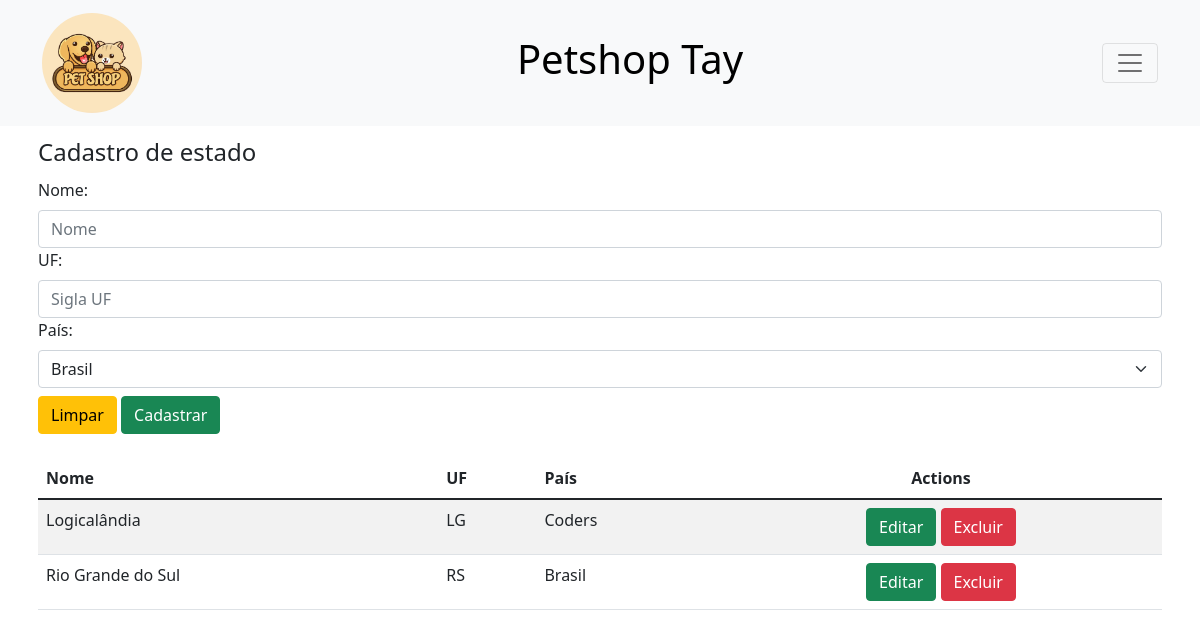
Screenshot of /view/FrmEstado.php with the database file from the repository.
### tables this page shows
CREATE TABLE `estado` (
  `id` int(11) NOT NULL,
  `nome` varchar(255) DEFAULT NULL,
  `uf` varchar(10) DEFAULT NULL,
  `id_pais` int(11) DEFAULT NULL
);

CREATE TABLE `pais` (
  `id` int(11) NOT NULL,
  `nome` varchar(255) DEFAULT NULL,
  `sigla` varchar(20) DEFAULT NULL
);

### DAO/Conexao.php (called while the page is built, shortened)
<?php
class Conexao{
    public static function abrir(){
        $banco = "petshoptay";
        $local = "localhost";
        $usuario = "root";
        $senha = "password";
        $conn = mysqli_connect($local, $usuario, $senha, $banco);
        if($conn){
            return $conn;
        }else{
            return NULL;
        }
    }
    public static function consultar($sql){
        $conn = self::abrir();
        if($conn){
            $result = mysqli_query($conn, $sql);
            return $result;
        }
        return NULL;
    }
}

### DAO/PaisDao.php (called while the page is built, shortened)
<?php
include_once "../DAO/Conexao.php";
include_once "../model/PaisModel.php";
class PaisDao{
    public static function buscar(){
        $sql = "SELECT id, nome, sigla FROM pais ORDER BY nome";
        $result = Conexao::consultar($sql);
        $lista = new ArrayObject();
        if($result != null){
            while(list($_id, $_nome, $_sigla) = mysqli_fetch_row($result)){
                $pais = new Pais();
                $pais->setId($_id);
                $pais->setNome($_nome);
                $pais->setSigla($_sigla);
                $lista->append($pais);
            }
        }
        return $lista;
    }
}

### model/PaisModel.php (called while the page is built, shortened)
<?php
class Pais
{
    private $id;
    private $nome;
    public function __construct($nome = NULL, $sigla = NULL){
        $this->nome = $nome;
    }
    public function getId(){
        return $this->id;
    }
    public function setId($id){
        $this->id = $id;
        return $this;
    }
    public function getNome(){
        return $this->nome;
    }
    public function setNome($nome){
        $this->nome = $nome;
        return $this;
    }
    public function setSigla($sigla){
        return $this;
    }
}

### DAO/EstadoDao.php (called while the page is built, shortened)
<?php
include_once "../DAO/Conexao.php";
include_once "../model/EstadoModel.php";
class EstadoDao
{
    public static function buscar()
    {
        $sql = "SELECT id, nome, uf, id_pais FROM estado ORDER BY nome";
        $result = Conexao::consultar($sql);
        $lista = new ArrayObject();
        if ($result != null) {
            while (list($_id, $_nome, $_uf, $_pais) = mysqli_fetch_row($result)) {
                $estado = new Estado();
                $estado->setId($_id);
                $estado->setNome($_nome);
                $estado->setUf($_uf);
                $estado->setPais($_pais);
                $lista->append($estado);
            }
        }
        return $lista;
    }
}

### model/EstadoModel.php (called while the page is built)
<?php
class Estado
{
    private $id;
    private $nome;
    private $uf;
    private $pais;
    public function __construct($nome = null, $uf = null, $pais = null)
    {
        $this->nome = $nome;
        $this->uf = $uf;
        $this->pais = $pais;
    }
    public function getId()
    {
        return $this->id;
    }
    public function setId($id)
    {
        $this->id = $id;
        return $this;
    }
    public function getNome()
    {
        return $this->nome;
    }
    public function setNome($nome)
    {
        $this->nome = $nome;
        return $this;
    }
    public function getUf()
    {
        return $this->uf;
    }
    public function setUf($uf)
    {
        $this->uf = $uf;
        return $this;
    }
    public function getPais()
    {
        return $this->pais;
    }
    public function setPais($pais)
    {
        $this->pais = $pais;
        return $this;
    }
}

### view/FrmEstado.php (the view, shortened to what this page needs)
<?php
$action = 'inserir';
include_once "../DAO/PaisDao.php";
include_once "../DAO/EstadoDao.php";
include_once "../model/EstadoModel.php";
$listaEstados = EstadoDao::buscar();
$listaPais = PaisDao::buscar();
?>
<!DOCTYPE html>
<html lang="pt-br">
<head>
    <link href="https://cdn.jsdelivr.net/npm/bootstrap@5.1.3/dist/css/bootstrap.min.css" rel="stylesheet">
</head>
<body>
    <header>
        <nav class="navbar navbar-light bg-light">
            <div class="d-flex container">
                <a class="navbar-brand" href="../index.php">
                    <img src="../assets/logo.jpg" style="border-radius: 50%;" width="100px" alt="">
                </a>
                <h1><a href="../index.php" class="d-xxl-none" style="text-decoration: none; color: black">Petshop Tay</a></h1>
                <button class="navbar-toggler" type="button" data-bs-toggle="collapse" data-bs-target="#navbarNav" aria-controls="navbarNav" aria-expanded="false" aria-label="Toggle navigation">
                    <span class="navbar-toggler-icon"></span>
                </button>
            </div>
        </nav>
    </header>
    <div class="container p-2">
        <fieldset>
            <legend>Cadastro de estado</legend>
            <form method="POST" action="../controller/EstadoController.php?<?= $action ?>">
                <label class="form-label">Nome: </label>
                <input type="text" placeholder="Nome" class="form-control" value="<?= $values['nome'] ?? '' ?>" name="txtNome" required>
                <label class="form-label">UF: </label>
                <input type="text" placeholder="Sigla UF" class="form-control" value="<?= $values['uf'] ?? '' ?>" name="txtSigla" required>
                <label class="form-label">País: </label>
                <select class="form-select" name="txtPais" required>
                    <?php
                    foreach ($listaPais as $pais) {
                        echo "<option " . ($values['pais'] == $pais->getId() ? 'selected' : '') . " value='{$pais->getId()}'>{$pais->getNome()}</option>";
                    }
                    ?>
                </select>
                <input type="reset" value="Limpar" class="btn btn-warning">
                <input type="submit" value="<?= isset($values) ? 'Editar' : 'Cadastrar'  ?>" class="btn btn-success my-2">
            </form>
        </fieldset>
    </div>
    <div class="container p-2">
        <div class="table-responsive">
            <table class="table table-striped">
                <thead>
                    <tr class="text-nowrap">
                        <th>Nome</th>
                        <th>UF</th>
                        <th>País</th>
                        <th class="text-center">Actions</th>
                    </tr>
                </thead>
                <tbody>
                    <?php
                    foreach ($listaEstados as $estado) {
                        echo "<tr class='text-nowrap'>";
                        echo "<td> {$estado->getNome()} </td>";
                        echo "<td> {$estado->getUf()} </td>";
                        foreach ($listaPais as $pais) {
                            if ($pais->getId() == $estado->getPais()) {
                                echo "<td> {$pais->getNome()} </td>";
                            }
                        }
                        echo "<td class='text-center'>
                                <a href='FrmEstado.php?editar&id={$estado->getId()}' class='btn btn-success'>Editar</a>
                                <a local='Estado' key='{$estado->getId()}' class='btn btn-danger excluir'>Excluir</a>
                            </td>";
                        echo "</tr>";
                    }
                    ?>
                </tbody>
            </table>
        </div>
    </div>
    <?php
    include "templates/footer.php";
    ?>

### rows the page displays
estado: nome "Logicalândia", uf "LG"
pais: nome "Coders"
estado: nome "Rio Grande do Sul", uf "RS"
pais: nome "Brasil"

### other values shown
form field txtPais "Brasil"
